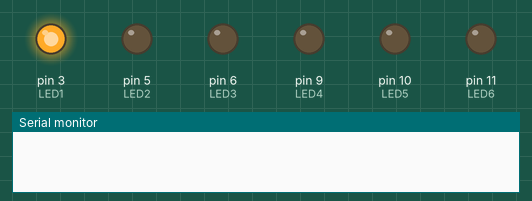
Recording of a sketch running on a simulated Arduino Uno, built with avr-gcc and run on an emulated ATmega328P. On the bench: output pins drawn as LEDs (lit = HIGH), the last lines printed to the serial monitor. Random numbers use the default seed unless the sketch sets one.

Above: at 0.1 s.
At 1.1 s:
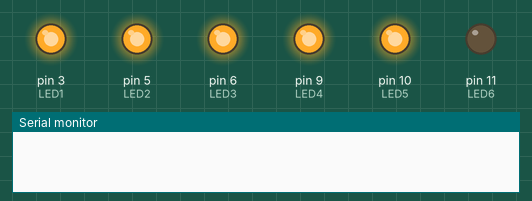
At 2.5 s:
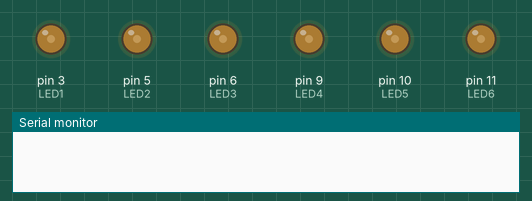
At 3.4 s:
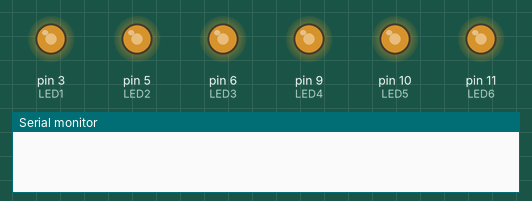
At 4.6 s:
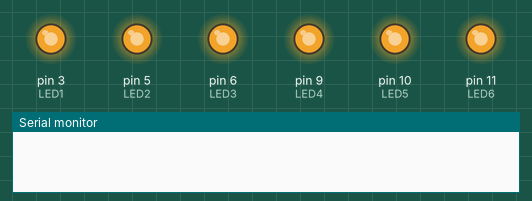
At 6.9 s:
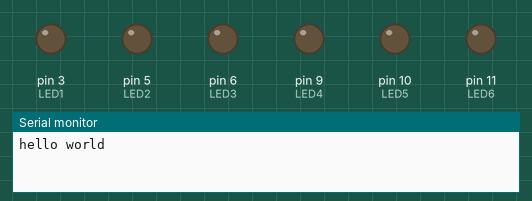
Timing chart, 0 to 8.4 s (numbered marks = the images above):
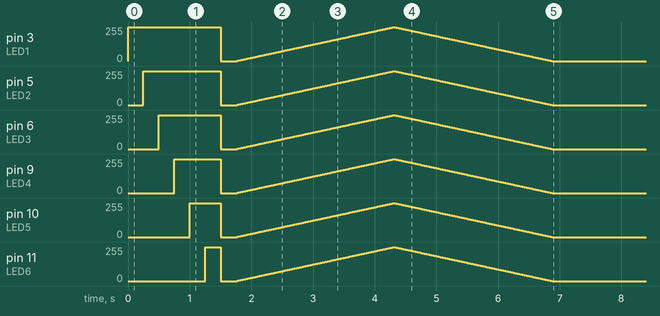

The sketch:

VixenSerialLEDs.ino
```cpp
int LED1 = 3;
int LED2 = 5;
int LED3 = 6;
int LED4 = 9;
int LED5 = 10;
int LED6 = 11;

int pins = 6;

int SerialCommand[6];

int randhigh = 150;
int randlow = 40;

unsigned long timeout = 60000;
unsigned long currentMillis;
unsigned long previousMillis;

void setup(){
  pinMode(LED1, OUTPUT);   // sets the pins as output
  pinMode(LED2, OUTPUT);
  pinMode(LED3, OUTPUT);
  pinMode(LED4, OUTPUT);
  pinMode(LED5, OUTPUT);
  pinMode(LED6, OUTPUT);
  test();
  reset();
  Serial.begin(38400);
  Serial.println("hello world");
}

void loop(){


  if (Serial.available() >= pins){
    for (int i =0;i<pins;i++){
      SerialCommand[i] = Serial.read();
    }
    previousMillis = currentMillis;
  }

  if(currentMillis - previousMillis > timeout) {
    for (int i =0;i<pins;i++){
      SerialCommand[i] = random(randhigh,randlow);
    }
  }

  analogWrite(LED1, SerialCommand[0]);
  analogWrite(LED2, SerialCommand[1]);
  analogWrite(LED3, SerialCommand[2]);
  analogWrite(LED4, SerialCommand[3]);
  analogWrite(LED5, SerialCommand[4]);
  analogWrite(LED6, SerialCommand[5]);

}

void reset(){
  analogWrite(LED1, 0);
  analogWrite(LED2, 0);
  analogWrite(LED3, 0);
  analogWrite(LED4, 0);
  analogWrite(LED5, 0);
  analogWrite(LED6, 0);
}

void test(){
  //turn them on in order
  analogWrite(LED1, 255);
  delay(250);
  analogWrite(LED2, 255);
  delay(250);
  analogWrite(LED3, 255);
  delay(250);
  analogWrite(LED4, 255);
  delay(250);
  analogWrite(LED5, 255);
  delay(250);
  analogWrite(LED6, 255);
  delay(250);

  reset();
  delay(250);

  //all the way up
  for(int k=0;k<255;k++){
    for(int i=0;i<pins;i++){
      SerialCommand[i]=k;
    }

    analogWrite(LED1, SerialCommand[0]);
    analogWrite(LED2, SerialCommand[1]);
    analogWrite(LED3, SerialCommand[2]);
    analogWrite(LED4, SerialCommand[3]);
    analogWrite(LED5, SerialCommand[4]);
    analogWrite(LED6, SerialCommand[5]);
    delay (10);
  }

  //all the way down
  for(int k=255;k>=0;k--){
    for(int i=0;i<pins;i++){
      SerialCommand[i]=k;
    }
    analogWrite(LED1, SerialCommand[0]);
    analogWrite(LED2, SerialCommand[1]);
    analogWrite(LED3, SerialCommand[2]);
    analogWrite(LED4, SerialCommand[3]);
    analogWrite(LED5, SerialCommand[4]);
    analogWrite(LED6, SerialCommand[5]);
    delay(10);
  }
  reset();
}
```
